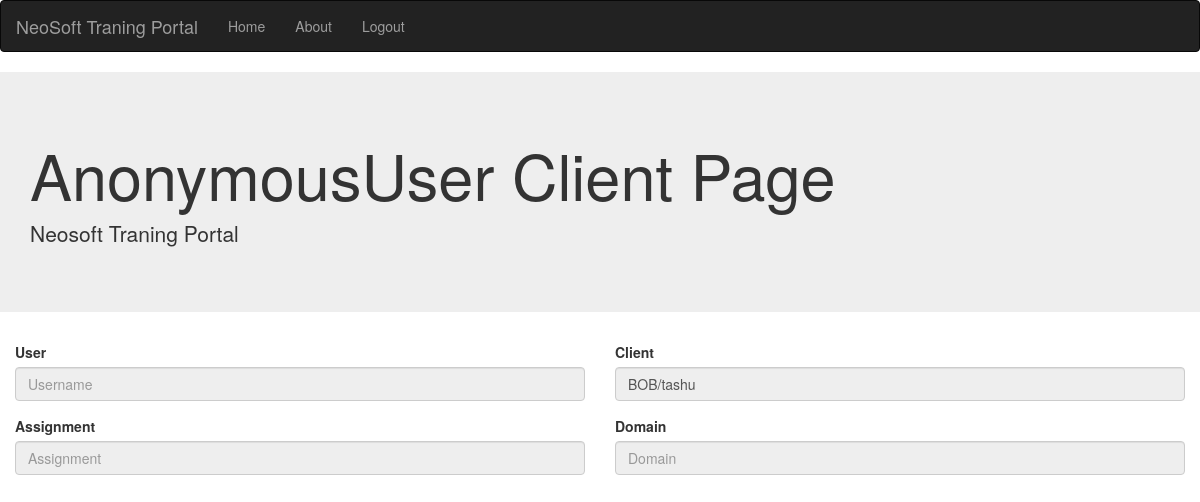
/client/4/, run on an earlier commit of the app's database.
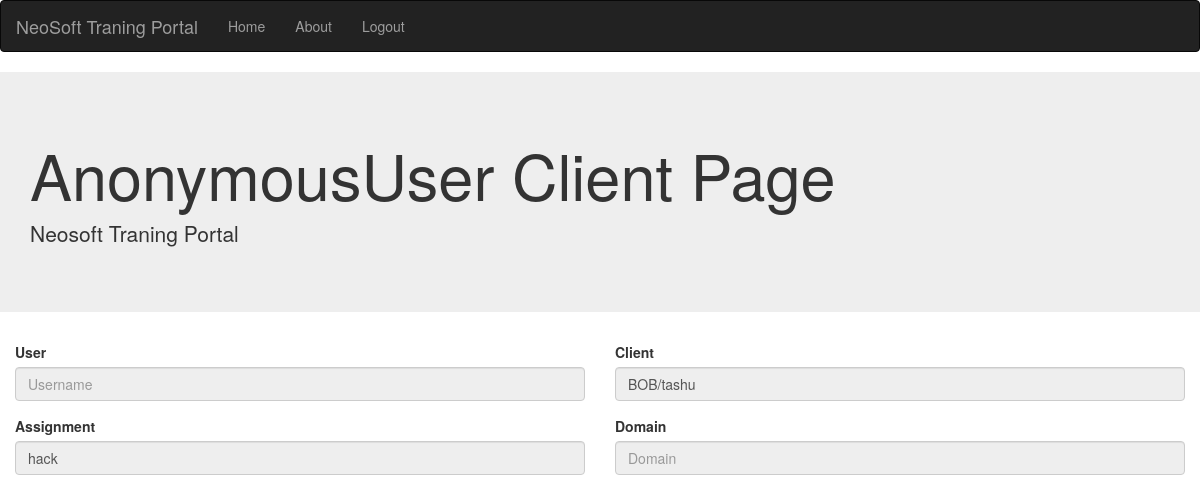
And on a later commit of the database.
### core/models.py (models this page shows, shortened)
class Assignment(models.Model):
    Start_traning_date = models.DateField(auto_now=False, auto_now_add=False)
    End_traning_date = models.DateField(auto_now=False, auto_now_add=False)
    Topic_of_assignment = models.CharField(max_length=50)
    user = models.ForeignKey(User,on_delete=models.CASCADE)

### core/views.py (the view)
# urls.py: path('client/<int:pk>/',ClientView.as_view(),name='client'),
class ClientView(View):
    def get(self,request,*args,**kwargs):
        if request.method == "GET":
            user_id=kwargs.get('pk')
            user = User.objects.filter(pk=user_id).last()
            client= Client.objects.filter(user_id=user_id).last()
            assignment= Assignment.objects.filter(user_id=user_id).last()
            return render(request, 'core/client.html', {'client':client,'assignment':assignment})

### core/models.py (called while the page is built)
    def __str__(self):
        return f"{self.first_name}"

    def __str__(self):
        return f'{self.name}/{self.user}'

### core/templates/core/client.html (shortened to what this page needs)
{% extends 'core/base.html' %}
{%load static %}
{% block content %}
<head>
</head>
<body>
    <nav class="navbar navbar-inverse">
        <div class="container-fluid">
          <div class="navbar-header">
            <a class="navbar-brand" href="#">NeoSoft Traning Portal</a>
          </div>
          <ul class="nav navbar-nav">
            <li><a href="{% url 'core:tl' %}">Home</a></li>
            <li><a href="{% url 'core:about' %}">About</a></li>
            <li><a href="{% url 'core:login' %}">Logout</a></li>
          </ul>
        </div>
      </nav>
      <form method="POST" class="form-group">
        <div class="jumbotron jumbotron-fluid">
            <div class="container">
              <h1 class="display-4">{{user}} Client Page</h1>
              <p class="lead">Neosoft Traning Portal</p>
            </div>
        </div>
             <div class="col-md-6">
                <div class="form-group">
                    <label>User</label>
                    <input
                    class="form-control"
                    type="text"
                    formControlName="drive_type"
                    placeholder="Username"
                    value="{{user.first_name}}"
                    readonly/>
                </div>
            </div>
            <div class="col-md-6">
                <div class="form-group">
                    <label>Client</label>
                    <input
                    class="form-control"
                    type="text"
                    formControlName="drive_type"
                    placeholder="Client"
                    value='{{client}}'
                    readonly/>
                </div>
            </div>
            <div class="col-md-6">
                <div class="form-group">
                    <label>Assignment</label>
                    <input
                    class="form-control"
                    type="text"
                    formControlName="drive_type"
                    placeholder="Assignment"
                    value="{{assignment.Topic_of_assignment}}"
                    readonly/>
                </div>
            </div>
            <div class="col-md-6">
                <div class="form-group">
                    <label>Domain</label>
                    <input
                    class="form-control"
                    type="text"
                    formControlName="drive_type"
                    placeholder="Domain"
                    value='{{user.field_type}}'
                    readonly/>
                </div>
            </div>
      </form>
    </body>
    {% endblock %}

What changed in the data, as far as the page shows it:
added Assignment: Topic_of_assignment "hack"
